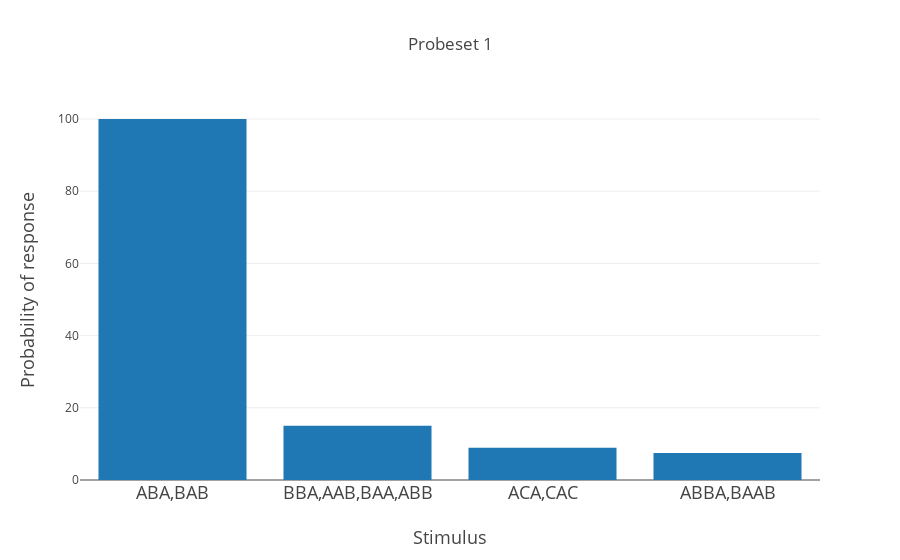
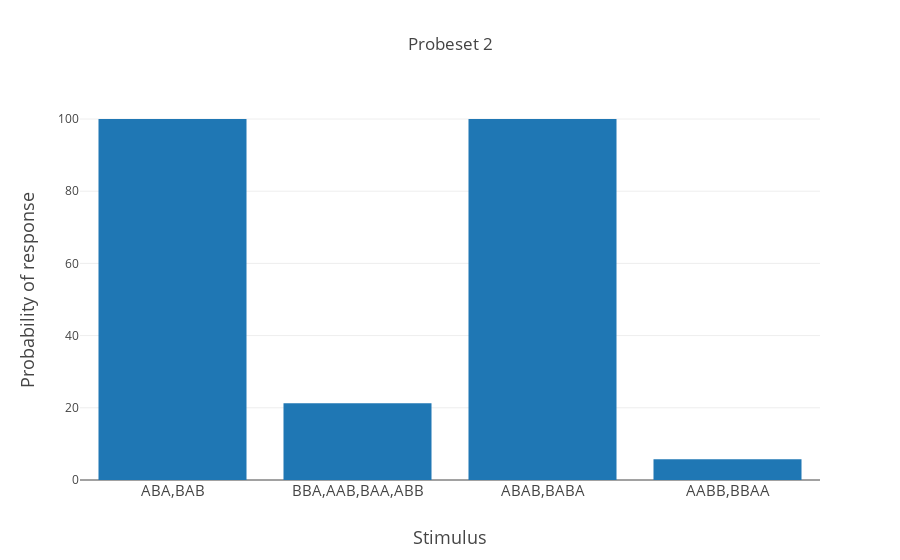

Notebook code for these charts, in order:
### Code cell
vanheijningen_data_1 = pd.DataFrame.from_dict(vanheijningen_counts_1).transpose()
vanheijningen_data_2 = pd.DataFrame.from_dict(vanheijningen_counts_2).transpose()
v_plot_data_1 ={entry:np.mean(vanheijningen_data_1[entry].values.tolist()) for entry in vanheijningen_data_1}
v_plot_data_2 ={entry:np.mean(vanheijningen_data_2[entry].values.tolist()) for entry in vanheijningen_data_2}
# Now lets group it together as is shown in Fig.2.a in the paper
# Groups: [ABA,BAB],[BBA,AAB,BAA,ABB],[ACA,CAC],[ABBA,BAAB]
vanheijningen_x_1 = ["ABA,BAB","BBA,AAB,BAA,ABB","ACA,CAC","ABBA,BAAB"] 
vanheijningen_y_1 = [(v_plot_data_1['ABA']+v_plot_data_1['BAB'])/2,
                    (v_plot_data_1['BBA']+v_plot_data_1['AAB']+v_plot_data_1['BAA']+v_plot_data_1['ABB'])/4,
                    (v_plot_data_1['ACA']+v_plot_data_1['CAC'])/2,
                    (v_plot_data_1['ABBA']+v_plot_data_1['BAAB'])/2]

vanheijningen_x_2 = ["ABA,BAB","BBA,AAB,BAA,ABB","ABAB,BABA","AABB,BBAA"] 
vanheijningen_y_2 = [(v_plot_data_2['ABA']+v_plot_data_2['BAB'])/2,
                    (v_plot_data_2['BBA']+v_plot_data_2['AAB']+v_plot_data_2['BAA']+v_plot_data_2['ABB'])/4,
                    (v_plot_data_2['ABAB']+v_plot_data_2['BABA'])/2,
                    (v_plot_data_2['AABB']+v_plot_data_2['BBAA'])/2]
#
vanheijningen_plot_data_1 =[go.Bar(
                            x = vanheijningen_x_1,
                            y = vanheijningen_y_1)]

vanheijningen_plot_data_2 =[go.Bar(
                            x = vanheijningen_x_2,
                            y = vanheijningen_y_2)]

vanheijningen_layout_1 = go.Layout(
    title='Probeset 1',
    xaxis=dict(
        title='Stimulus',
         titlefont=dict(
            size=18,
        ),
        tickfont=dict(
            size=18
        )
    ),
    yaxis=dict(
        title='Probability of response',
        titlefont=dict(
            size=18,
        )
    )
)
vanheijningen_layout_2 = go.Layout(
    title='Probeset 2',
    xaxis=dict(
        title='Stimulus',
         titlefont=dict(
            size=18,
        ),
        tickfont=dict(
            size=15
        )
    ),
    yaxis=dict(
        title='Probability of response',
        titlefont=dict(
            size=18,
        )
    )
)


fig_1= go.Figure(data=vanheijningen_plot_data_1, layout = vanheijningen_layout_1)
fig_2= go.Figure(data=vanheijningen_plot_data_2, layout = vanheijningen_layout_2)

py.offline.iplot(fig_1, filename='Experiment 1-plot')
py.offline.iplot(fig_2, filename='Experiment 2-plot')

### Figure 1 — Plotly figure (JSON) as saved in the notebook; plotly's stock layout.template omitted (floating-point values rounded to 4 significant figures)
{"data": [{"type": "bar", "x": ["ABA,BAB", "BBA,AAB,BAA,ABB", "ACA,CAC", "ABBA,BAAB"], "y": [100, 15, 8.906, 7.5]}], "layout": {"title": "Probeset 1", "xaxis": {"tickfont": {"size": 18}, "title": "Stimulus", "titlefont": {"size": 18}}, "yaxis": {"title": "Probability of response", "titlefont": {"size": 18}}}}

### Figure 2 — Plotly figure (JSON) as saved in the notebook; plotly's stock layout.template omitted (floating-point values rounded to 4 significant figures)
{"data": [{"type": "bar", "x": ["ABA,BAB", "BBA,AAB,BAA,ABB", "ABAB,BABA", "AABB,BBAA"], "y": [100, 21.25, 100, 5.781]}], "layout": {"title": "Probeset 2", "xaxis": {"tickfont": {"size": 15}, "title": "Stimulus", "titlefont": {"size": 18}}, "yaxis": {"title": "Probability of response", "titlefont": {"size": 18}}}}
